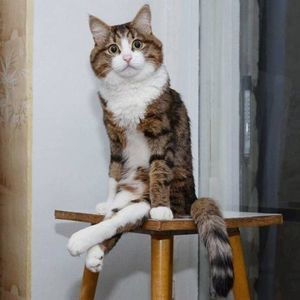
//> input picture #2/pussy.jpg, 300 x 300 px
$ ./main pussy.jpg   (built with g++ and OpenCV 4)
//> lines starting //> are read from the running program, lines starting //| are printed output that depends on the picture
#include <opencv2/opencv.hpp>
#include <vector>

using namespace cv;
using std::vector;

void customSmoothing(const Mat& src, Mat& result, unsigned size);
void customGradient(const Mat& src, Mat& result);
void customFilter(const Mat& src, Mat& result,
                  const vector<vector<double> >& kernel);
uchar calculatePixel(const Mat& src, const vector<vector<double> >& kernel,
                     int i, int j);

int main(int argc, char** argv) {
  if (argc != 2) return -1;

  Mat image, imageRes;
  image = imread(argv[1], 1);
//> image is the input picture: 300 rows x 300 cols, CV_8UC3; mean B, G, R 127.2, 130.4, 134.5

  GaussianBlur(image, imageRes, Size(15, 15), 0, 0);
  namedWindow("Pussy Gaussian", WINDOW_AUTOSIZE);
  imshow("Pussy Gaussian", imageRes);

  customSmoothing(image, imageRes, 5);
  namedWindow("Pussy Custom", WINDOW_AUTOSIZE);
  imshow("Pussy Custom", imageRes);

  cvtColor(image, image, COLOR_BGR2GRAY);
  customGradient(image, imageRes);
  namedWindow("Pussy Gradient", WINDOW_AUTOSIZE);
  imshow("Pussy Gradient", imageRes);

  waitKey(0);
  return 0;
}

void customSmoothing(const Mat& src, Mat& result, unsigned size) {
  src.copyTo(result);

  vector<vector<double> > kernel(size,
                                 vector<double>(size, 1. / (size * size)));

  customFilter(src, result, kernel);
}

void customGradient(const Mat& src, Mat& result) {
  src.copyTo(result);

  vector<vector<double> > kernel = {{-3, -10, -3}, {0, 0, 0}, {3, 10, 3}};

  customFilter(src, result, kernel);
}

void customFilter(const Mat& src, Mat& result,
                  const vector<vector<double> >& kernel) {
  int rows = src.rows;
//> rows = 300
  int border = static_cast<int>(kernel.size() / 2);
  if (src.type() == 0) {
    for (int i = border; i < rows - border + 1; ++i) {
      for (int j = border; j < rows - border + 1; ++j) {
        result.at<uchar>(i, j) = calculatePixel(src, kernel, i, j);
      }
    }
  } else {
    vector<Mat> channels;
    split(src, channels);
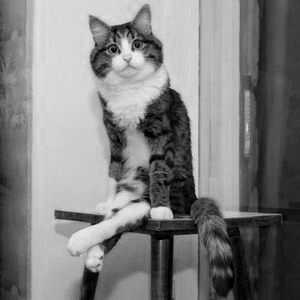
//> channels[0]: 300 rows x 300 cols, CV_8UC1; min 0, max 248, mean 127.2
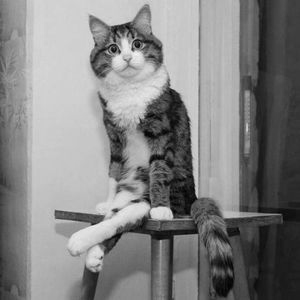
//> channels[1]: 300 rows x 300 cols, CV_8UC1; min 0, max 250, mean 130.4
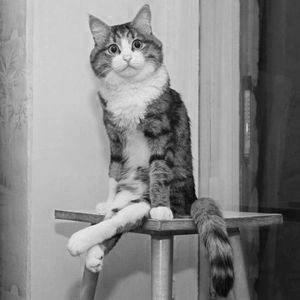
//> channels[2]: 300 rows x 300 cols, CV_8UC1; min 3, max 244, mean 134.5
    vector<Mat> results = channels;

    for (int i = border; i < rows - border + 1; ++i) {
      for (int j = border; j < rows - border + 1; ++j) {
        results[0].at<uchar>(i, j) = calculatePixel(channels[0], kernel, i, j);
        results[1].at<uchar>(i, j) = calculatePixel(channels[1], kernel, i, j);
        results[2].at<uchar>(i, j) = calculatePixel(channels[2], kernel, i, j);
      }
    }
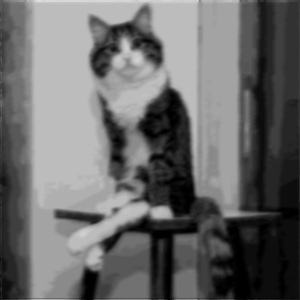
//> results[0]: 300 rows x 300 cols, CV_8UC1; min 0, max 223, mean 105.6
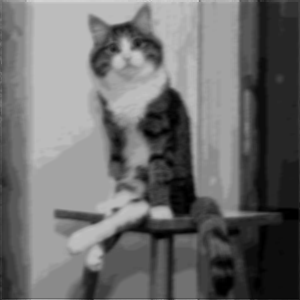
//> results[1]: 300 rows x 300 cols, CV_8UC1; min 0, max 212, mean 108.5
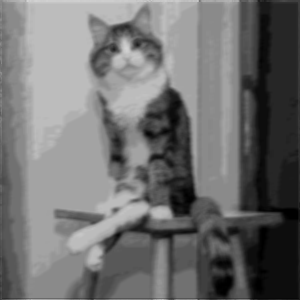
//> results[2]: 300 rows x 300 cols, CV_8UC1; min 0, max 211, mean 112.2

    merge(results, result);
//> after the loop in customFilter (call 2), `for (int i = border; i < rows - border + 1; ++i)`:
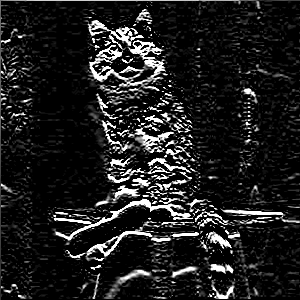
//> result: 300 rows x 300 cols, CV_8UC1; min 0, max 255, mean 31.2
  }
}

uchar calculatePixel(const Mat& src, const vector<vector<double> >& kernel,
                     int i, int j) {
  int newPixel = 0;
  int border = static_cast<int>(kernel.size() / 2);

  for (unsigned k = 0; k < kernel.size(); ++k) {
    for (unsigned l = 0; l < kernel.size(); ++l) {
      newPixel += src.at<uchar>(i + static_cast<int>(k) - border,
                                j + static_cast<int>(l) - border) *
                  kernel[k][l];
    }
  }

  return saturate_cast<uchar>(newPixel);
}
